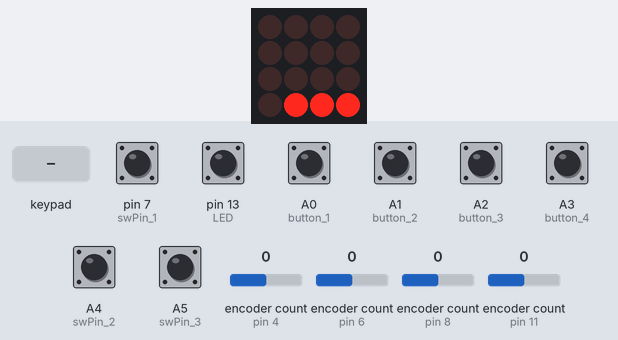
Bench run of a sketch on a simulated Teensy 4. Shown: 4×4 LED matrix. The test bench sets the inputs (shaded band); at power-on: A0 (button_1), A1 (button_2), A2 (button_3), A3 (button_4), A4 (swPin_2), A5 (swPin_3), pin 7 (swPin_1), pin 13 (LED) HIGH, encoder count (sensors on pin 4, pin 6, pin 8, pin 11) 0.

Above: at 1.5 s.
2.9 s: keypad keys 1 2 3 4 A pressed 0.4 s apart
At 2.99 s:
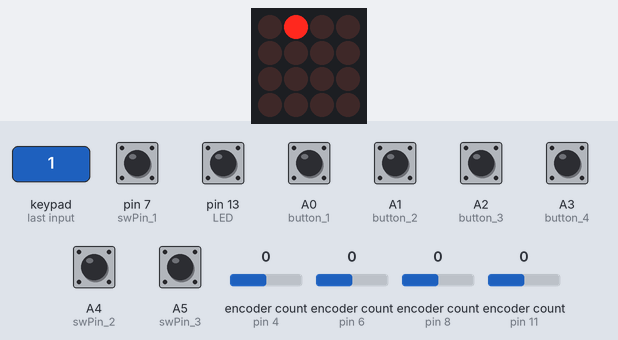
6.4 s: key '0' pressed
At 6.49 s:
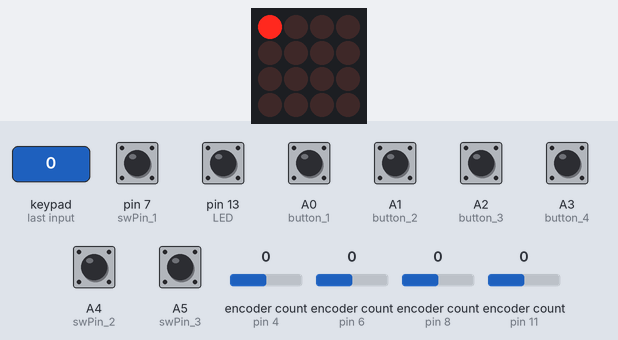
8.0 s: keypad keys 1 3 9 7 D pressed 0.4 s apart
At 8.49 s:
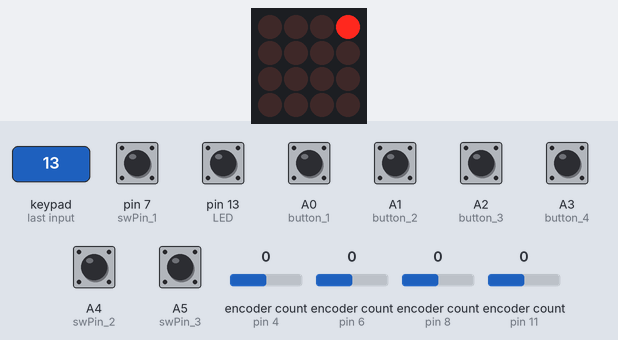
11.5 s: key '5' pressed
At 11.59 s:
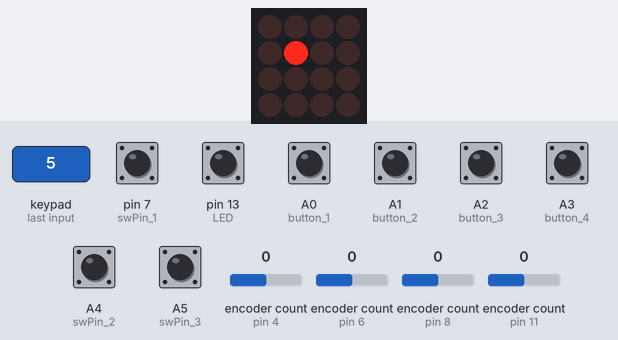
13.1 s: key '6' pressed
At 13.19 s:
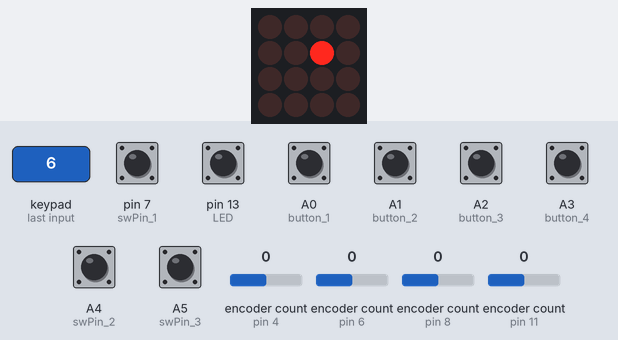
14.7 s: key '8' pressed
At 14.79 s:
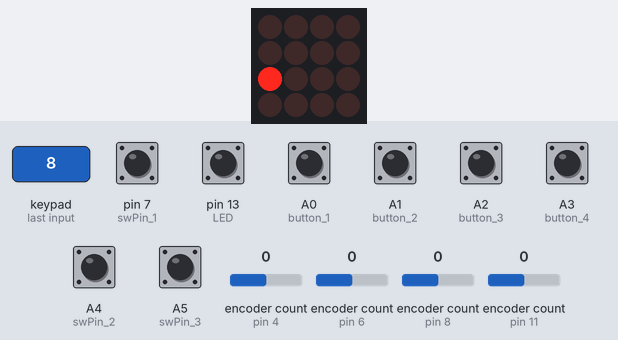
Timing chart, 0 to 17.3 s (numbered marks = the images above; inputs shaded):
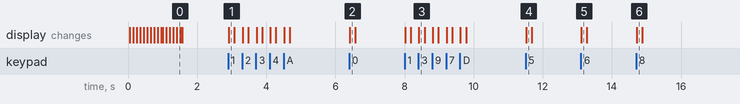

Measured:
- after the input at 2.9 s, the display: changes at once (image 1)
- after the input at 6.4 s, the display: changes at once (image 2)
- after the input at 8.0 s, the display: first changes at once (image 3 shows a later state)
- after the input at 11.5 s, the display: changes at once (image 4)
- after the input at 13.1 s, the display: changes at once (image 5)
- after the input at 14.7 s, the display: changes at once (image 6)

The sketch:

midi2lr_controller.ino
```cpp
#include <Encoder.h>
#include <Wire.h>
#include <Bounce2.h>
#include <Adafruit_Trellis.h>
#define LED     13 // Pin for heartbeat LED (shows code is working)
#define CHANNEL 1  // MIDI channel number
#define NUMTRELLIS 1
#define numKeys (NUMTRELLIS * 16)

Adafruit_Trellis trellis;

int encoderPins[4][2] = {
  {11, 12}, //encoder 1
  {4, 5}, //encoder 2
  {6, 10}, //encoder 3
  {8, 9}, //encoder 4
}; //DT, CLK

Bounce push_button_1 = Bounce();
Bounce push_button_2 = Bounce();

Bounce switch_button_1 = Bounce();
Bounce switch_button_2 = Bounce();
Bounce switch_button_3 = Bounce();
Bounce switch_button_4 = Bounce();

const int swPin_1 = 7;
const int swPin_2 = A4;
const int swPin_3 = A5;
const int swPin_4 = 13;

const int button_1 = A0;
const int button_2 = A1;
const int button_3 = A2;
const int button_4 = A3;

int debounce_time = 5;

uint8_t       heart        = 0;  // Heartbeat LED counter
unsigned long prevReadTime = 0L; // Keypad polling timer

uint8_t note[] = {
  60, 61, 62, 63,
  56, 57, 58, 59,
  52, 53, 54, 55,
  48, 49, 50, 51
};

Encoder *encoders[4];
boolean toReadEncoder[4];
long encPosition[12];
long tempEncPosition;

void setup() {
  pinMode(LED, OUTPUT);
  trellis.begin(0x70); // Pass I2C address
#ifdef __AVR__
  // Default Arduino I2C speed is 100 KHz, but the HT16K33 supports
  // 400 KHz.  We can force this for faster read & refresh, but may
  // break compatibility with other I2C devices...so be prepared to
  // comment this out, or save & restore value as needed.
  TWBR = 12;
#endif
  trellis.clear();
  trellis.writeDisplay();
  pinMode(swPin_1, INPUT_PULLUP);
  pinMode(swPin_2, INPUT_PULLUP);
  pinMode(swPin_3, INPUT_PULLUP);
  pinMode(swPin_4, INPUT_PULLUP);
  pinMode(button_1, INPUT_PULLUP);
  pinMode(button_2, INPUT_PULLUP);
  pinMode(button_3, INPUT_PULLUP);
  pinMode(button_4, INPUT_PULLUP);
  digitalWrite(swPin_1, HIGH);
  digitalWrite(swPin_2, HIGH);
  digitalWrite(swPin_3, HIGH);
  digitalWrite(swPin_4, HIGH);
  digitalWrite(button_1, LOW);
  digitalWrite(button_2, LOW);
  digitalWrite(button_3, LOW);
  digitalWrite(button_4, LOW);
  push_button_1.attach(button_1);
  push_button_1.interval(debounce_time);
  push_button_2.attach(button_2);
  push_button_2.interval(debounce_time);
  switch_button_1.attach(swPin_1);
  switch_button_1.interval(debounce_time);
  switch_button_2.attach(swPin_2);
  switch_button_2.interval(debounce_time);
  switch_button_3.attach(swPin_3);
  switch_button_3.interval(debounce_time);
  switch_button_4.attach(swPin_4);
  switch_button_4.interval(debounce_time);
  for (int e = 0; e < 4; e++) {
    if (encoderPins[e][0] != 99 && encoderPins[e][1] != 99) {
      encoders[e] = new Encoder(encoderPins[e][0], encoderPins[e][1]);
      toReadEncoder[e] = true;
    }
    else {
      toReadEncoder[e] = false;
    }
  }
  // light up all the LEDs in order
  for (uint8_t i=0; i<numKeys; i++) {
    trellis.setLED(i);
    trellis.writeDisplay();
    delay(50);
  }
  // then turn them off
  for (uint8_t i=0; i<numKeys; i++) {
    trellis.clrLED(i);
    trellis.writeDisplay();
    delay(50);
  }
}


void loop() {

  if (digitalRead(button_3) == HIGH && digitalRead(button_4) == LOW ) { //shift button is engaged
    for (int e = 0; e < 4; e++) { //loop through all encoders
      if (toReadEncoder[e] == true) { //check if we should read this encoder
        tempEncPosition = encoders[e]->read(); //get encoder position
        if (tempEncPosition > encPosition[e]) { //this position is greater than the last
          usbMIDI.sendControlChange(e + 4, 1, CHANNEL);
          encPosition[e] = tempEncPosition; //update position
        } else if (tempEncPosition < encPosition[e]) { //this position is less than the last
          usbMIDI.sendControlChange(e + 4, 127, CHANNEL);
          encPosition[e] = tempEncPosition; //update position
        } else {
          //do nothing
        }
      }
    }
  }
  else if (digitalRead(button_3) == LOW && digitalRead(button_4) == HIGH ) { //shift button is engaged
    for (int e = 0; e < 4; e++) { //loop through all encoders
      if (toReadEncoder[e] == true) { //check if we should read this encoder
        tempEncPosition = encoders[e]->read(); //get encoder position
        if (tempEncPosition > encPosition[e]) { //this position is greater than the last
          usbMIDI.sendControlChange(e + 8, 1, CHANNEL);
          encPosition[e] = tempEncPosition; //update position
        } else if (tempEncPosition < encPosition[e]) { //this position is less than the last
          usbMIDI.sendControlChange(e + 8, 127, CHANNEL);
          encPosition[e] = tempEncPosition; //update position
        } else {
          //do nothing
        }
      }
    }
  }
  else if (digitalRead(button_3) == HIGH && digitalRead(button_4) == HIGH ) { //shift button is engaged
    for (int e = 0; e < 4; e++) { //loop through all encoders
      if (toReadEncoder[e] == true) { //check if we should read this encoder
        tempEncPosition = encoders[e]->read(); //get encoder position
        if (tempEncPosition > encPosition[e]) { //this position is greater than the last
          usbMIDI.sendControlChange(e + 12, 1, CHANNEL);
          encPosition[e] = tempEncPosition; //update position
        } else if (tempEncPosition < encPosition[e]) { //this position is less than the last
          usbMIDI.sendControlChange(e + 12, 127, CHANNEL);
          encPosition[e] = tempEncPosition; //update position
        } else {
          //do nothing
        }
      }
    }
  }
  else { //shift buttons are disengaged
    for (int e = 0; e < 4; e++) { //loop through all encoders
      if (toReadEncoder[e] == true) { //check if we should read this encoder
        tempEncPosition = encoders[e]->read(); //get encoder position
        if (tempEncPosition > encPosition[e]) { //this position is greater than the last
          usbMIDI.sendControlChange(e, 1, CHANNEL);
          encPosition[e] = tempEncPosition; //update position
        } else if (tempEncPosition < encPosition[e]) { //this position is less than the last
          usbMIDI.sendControlChange(e, 127, CHANNEL);
          encPosition[e] = tempEncPosition; //update position
        } else {
          //do nothing
        }
      }
    }
  }

  unsigned long t = millis();

  if ((t - prevReadTime) >= 20L) { // 20ms = min Trellis poll time
    if (trellis.readSwitches()) { // Button state change?

      for (uint8_t i = 0; i < 16; i++) { // For each button...
        if (trellis.justPressed(i)) {
          usbMIDI.sendNoteOn(note[i], 127, CHANNEL);

          trellis.setLED(i);
        } else if (trellis.justReleased(i)) {
          usbMIDI.sendNoteOff(note[i], 0, CHANNEL);
          trellis.clrLED(i);
        }
      }
      trellis.writeDisplay();
    }

    switch_button_1.update();

    if (switch_button_1.fell() == true) {
      usbMIDI.sendNoteOn(70, 127, CHANNEL); // send note on
    }

    if (switch_button_1.rose() == true) {
      usbMIDI.sendNoteOn(70, 0, CHANNEL); // send note off
    }

    switch_button_2.update();

    if (switch_button_2.fell() == true) {
      usbMIDI.sendNoteOn(72, 127, CHANNEL); // send note on
    }

    if (switch_button_2.rose() == true) {
      usbMIDI.sendNoteOn(72, 0, CHANNEL); // send note off
    }

    switch_button_3.update();

    if (switch_button_3.fell() == true) {
      usbMIDI.sendNoteOn(71, 127, CHANNEL); // send note on
    }

    if (switch_button_3.rose() == true) {
      usbMIDI.sendNoteOn(71, 0, CHANNEL); // send note off
    }

    switch_button_4.update();

    if (switch_button_4.fell() == true) {
      usbMIDI.sendNoteOn(73, 127, CHANNEL); // send note on
    }

    if (switch_button_4.rose() == true) {
      usbMIDI.sendNoteOn(73, 0, CHANNEL); // send note off
    }

    push_button_1.update();

    if (push_button_1.fell() == true) {
      usbMIDI.sendNoteOn(74, 0, CHANNEL); // send note on
    }

    if (push_button_1.rose() == true) {
      usbMIDI.sendNoteOn(74, 127, CHANNEL); // send note off
    }

    push_button_2.update();

    if (push_button_2.fell() == true) {
      usbMIDI.sendNoteOn(75, 0, CHANNEL); // send note on
    }

    if (push_button_2.rose() == true) {
      usbMIDI.sendNoteOn(75, 127, CHANNEL); // send note off
    }

    prevReadTime = t;
    digitalWrite(LED, ++heart & 32); // Blink = alive

  }
  while (usbMIDI.read()); // Discard incoming MIDI messages
}
```
